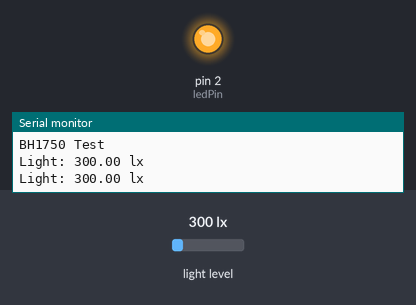
This sketch was run on a simulated Arduino Uno, built with avr-gcc and run on an emulated ATmega328P. On the bench: output pins drawn as LEDs (lit = HIGH), the last lines printed to the serial monitor. The test bench sets the inputs (shaded band); at power-on: light level 300 lx.

Above: at 1.8 s.
1.9 s: light level set to 985 lx
3.4 s: light level set to 1026 lx
At 4.8 s:
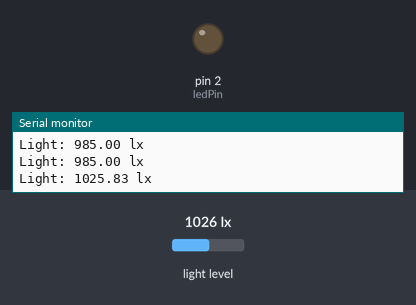
5.5 s: light level set to 40 lx
At 6.5 s:
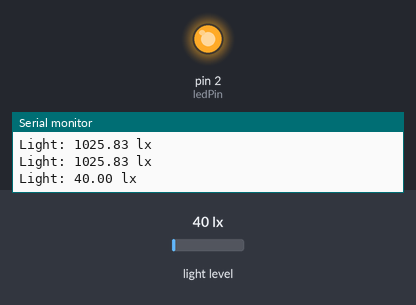
7.5 s: light level set to 1500 lx
At 9.3 s:
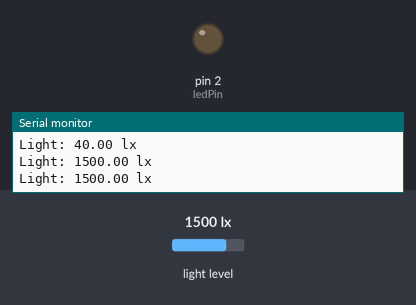
Timing chart, 0 to 10.5 s (numbered marks = the images above; inputs shaded):
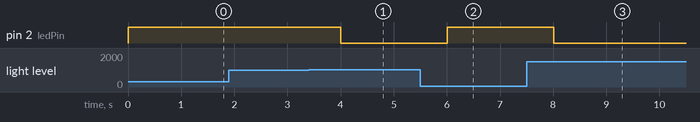

The sketch:

smart_light_sensor.ino
```cpp
//Mediante sensor de luz podremos adaptar la intensidad del LED

#include <Wire.h>
#include <BH1750.h>

const int ledPin = 2;      // Pin del LED
int intensity = 0;         // Nivel de intensidad del LED (0-255)

BH1750 lightMeter;

void setup() {
  Serial.begin(9600);

  // Initialize the I2C bus
  Wire.begin();

  lightMeter.begin();
  Serial.println(F("BH1750 Test"));

  pinMode(ledPin, OUTPUT);
}

void loop() {
  // Leer la intensidad de luz
  float lux = lightMeter.readLightLevel();
  Serial.print("Light: ");
  Serial.print(lux);
  Serial.println(" lx");

  // Ajustar la intensidad del LED en función de la luz leída
  if (lux < 100) {
    intensity = 255;  // Máxima intensidad si hay poca luz
  } else if (lux >= 100 && lux < 500) {
    intensity = 192;  // Segundo nivel de intensidad
  } else if (lux >= 500 && lux < 1000) {
    intensity = 128;  // Tercer nivel de intensidad
  } else if (lux >= 1000 && lux < 2000){
    intensity = 64;   // Mínima intensidad si hay luz
  }else{
    intensity = 0;   // Vuelta al nivel 0 de instensidad si hay muchas luz
  }

  analogWrite(ledPin, intensity);

  delay(1000); // Esperar un segundo antes de realizar otra lectura
}
```

Measured:
- the behaviour switches between 1000 and 1001 lx on light level (found by bisection; images 0 and 1)
- after the input at 3.4 s, pin 2 (ledPin): HIGH → LOW after 0.61 s
- after the input at 5.5 s, pin 2 (ledPin): LOW → HIGH after 0.51 s
- after the input at 7.5 s, pin 2 (ledPin): HIGH → LOW after 0.51 s
